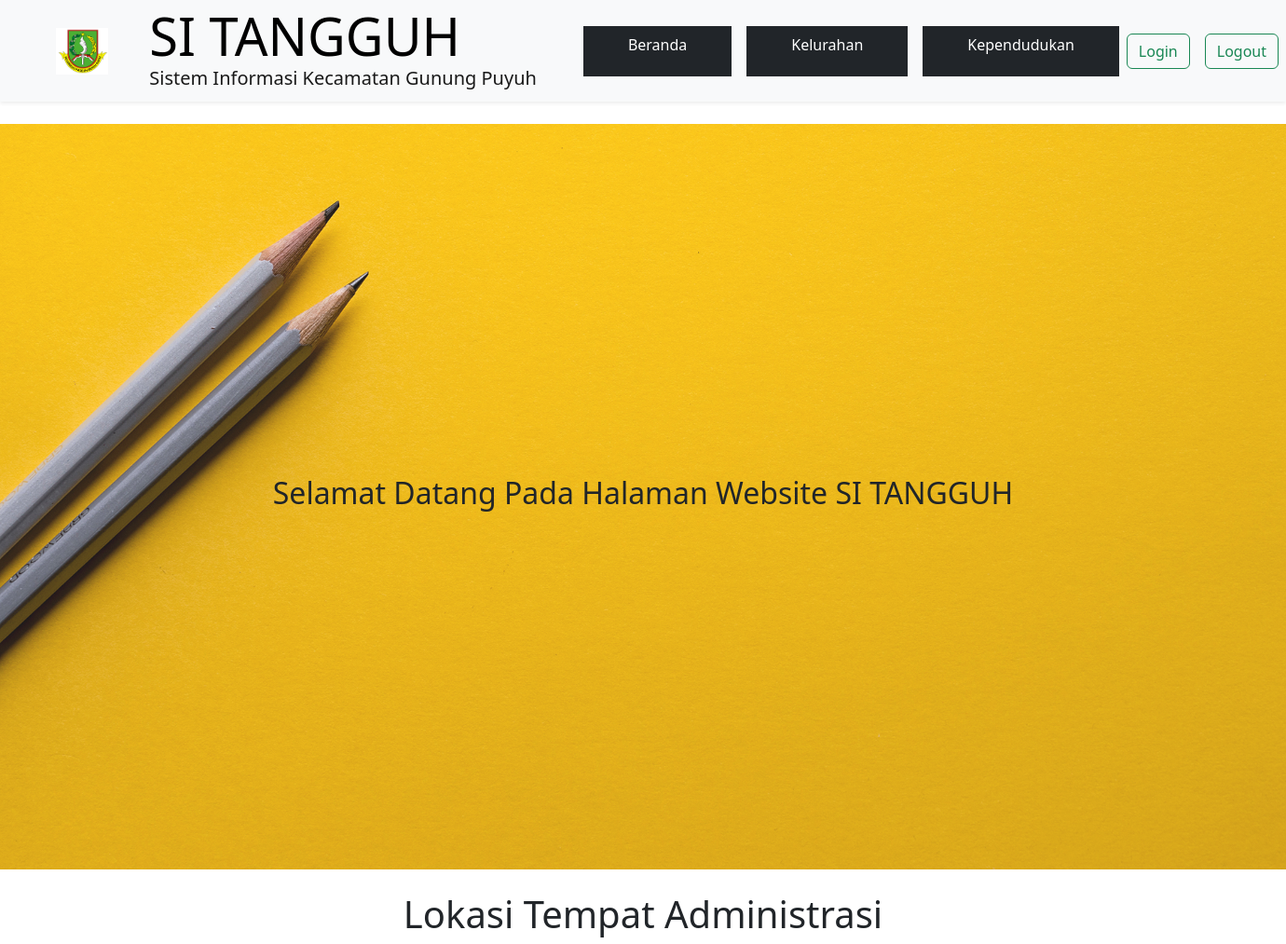
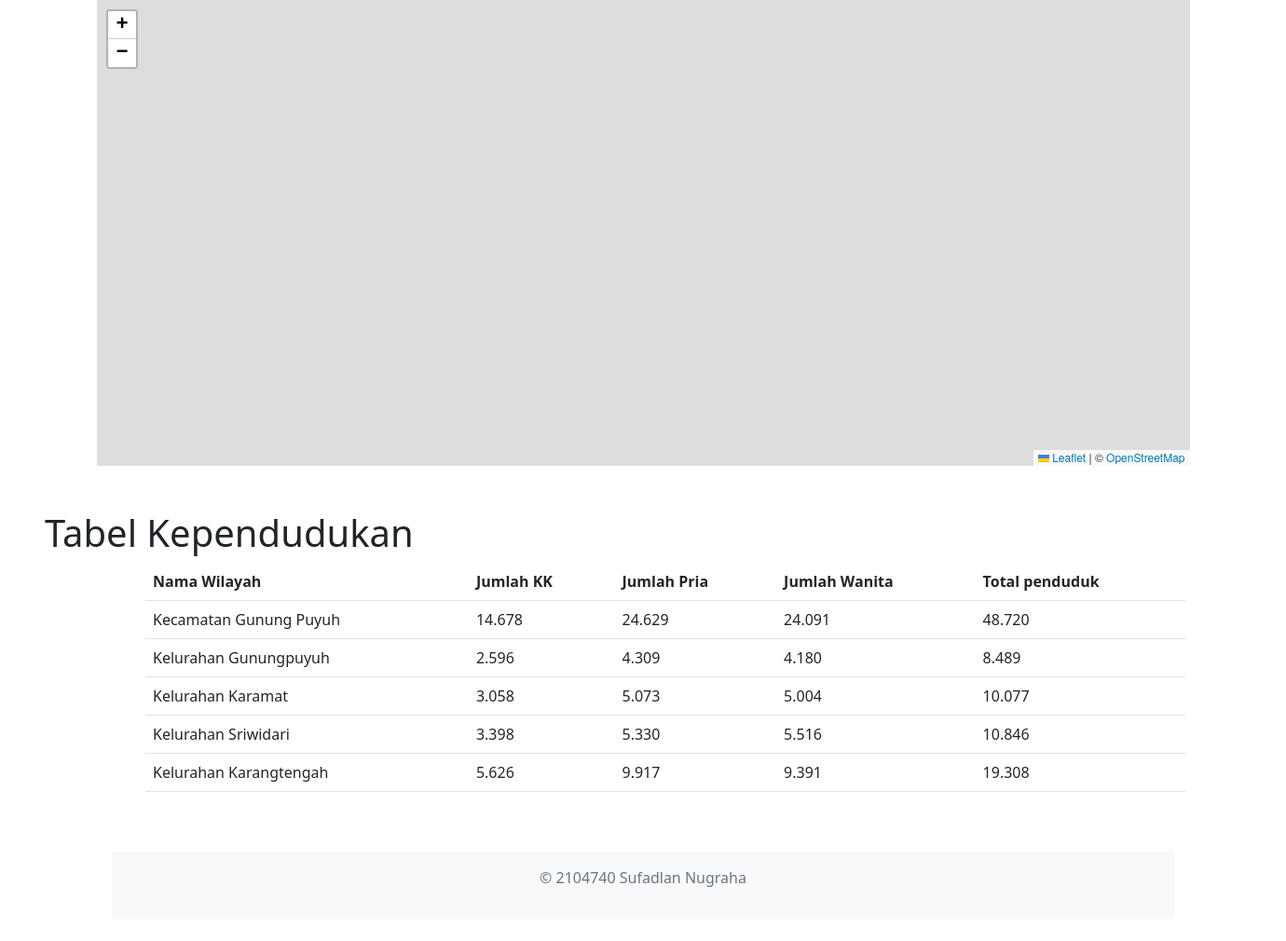
The app's page /index/ with its own data (2 pictures, top to bottom).
### app_uas/models.py (models this page shows, shortened)
class db_penduduk(models.Model):
    lokasi_id = models.ForeignKey(lokasi, on_delete=models.CASCADE, null=True)
    kk = models.CharField(max_length=50)
    jumlah_lk = models.CharField(max_length=50)
    jumlah_pr = models.CharField(max_length=50)
    total = models.CharField(max_length=50)

class lokasi(models.Model):
    nama_tempat = models.CharField(max_length=100)
    garis_lintang = models.CharField(max_length=150)
    garisbujur = models.CharField(max_length=100,default='' )
    alamat = models.CharField(max_length=250)
    def __str__(self):
        return self.nama_tempat

### app_uas/views.py (the view)
# urls.py: path('index/', beranda),
def beranda(request):
    data_peta = lokasi.objects.all()
    penduduk = db_penduduk.objects.all()
    data_peta_json = serializers.serialize('json', data_peta)
    konteks = {
        'Title' : "Beranda",
        'datapetas' : data_peta,
        'dataJson' : data_peta_json,
        'penduduk' : penduduk,
        'judul' : "Tabel Kependudukan",
        'nama' : "Lokasi Tempat Administrasi",
    }
    print(request.user)
    return render(request, 'beranda.html', konteks)

### app_uas/templates/beranda.html (shortened to what this page needs)
{% extends 'base.html' %}
{% load static %}
{% block content %}
<br>
<section id="hero" class="hero d-flex flex-column justify-content-center align-items-center" data-aos="fade" data-aos-delay="1500">
    <div class="masthead d-flex align-items-center">
              <div class="container px-4 px-lg-5 text-center">
              <h2>Selamat Datang Pada Halaman Website <span>SI TANGGUH</span></h2>
              </div>
            </div>
    </section>
<br>
<center> <h1>{{nama}}</h1></center>
<div class="col-md-12 mx-auto" id="map"></div> <br> <br>
<h1 class="ms-5">{{judul}}</h1>
<div class="container">
    <table class="table mx-4">
        <thead>
            <tr>
                <th scope="col">Nama Wilayah</th>
                <th scope="col">Jumlah KK</th>
                <th scope="col">Jumlah Pria</th>
                <th scope="col">Jumlah Wanita</th>
                <th scope="col">Total penduduk</th>
            </tr>
        </thead>
        <tbody>
                {% for db_penduduk in penduduk %}
            <tr>
                <td>{{db_penduduk.lokasi_id}}</td>
                <td>{{db_penduduk.kk}}</td>
                <td>{{db_penduduk.jumlah_lk}}</td>
                <td>{{db_penduduk.jumlah_pr}}</td>
                <td>{{db_penduduk.total}}</td>
            </tr>
        {% endfor %}
        </tbody>
    </table>
</div>
{% endblock %}

### templates/base.html (shortened to what this page needs)
{% load static %}
<!doctype html>
<html lang="en">
  <head>
    <link href="https://cdn.jsdelivr.net/npm/bootstrap@5.2.2/dist/css/bootstrap.min.css" rel="stylesheet">
    <link rel="stylesheet" href="https://unpkg.com/leaflet@1.9.3/dist/leaflet.css"/>
  </head>
  <body>
<div class="container-fluid sticky-top bg-light bg-light-radial shadow-sm px-5 pe-lg-0">
  <nav class="navbar navbar-expand-lg bg-light bg-light-radial navbar-light py-3 py-lg-0">
      <nav class="navbar bg-light">
          <div class="container">
            <a class="navbar-brand" href="/index/">
              <img src="/static/icon1.png" class="me-2" height="50" alt="Logo" loading="lazy"/>
            </a>
          </div>
        </nav>
      <a href="/index/" class="navbar-brand">
          <h1 class="m-0 display-4 text-uppercase text-black"><strong>SI TANGGUH</strong></h1>
          <h5 class="mx-2" >Sistem Informasi Kecamatan Gunung Puyuh</h5>
      </a>
      <div class="collapse navbar-collapse" id="navbarCollapse">
          <div class="navbar-nav ms-auto py-0">
              <a href="/index" class="nav-item nav-link bg-dark text-white px-5 ms-3 d-none d-lg-block"> Beranda </a>
              <a href="/kelurahan" class="nav-item nav-link bg-dark text-white px-5 ms-3 d-none d-lg-block"> Kelurahan </a>
              <a href="/kependudukan" class="nav-item nav-link bg-dark text-white px-5 ms-3 d-none d-lg-block"> Kependudukan </a>
              <a class="nav-link tm-nav-link" href="/login/"><button class="btn btn-outline-success" type="submit">Login</button></a>
              <a class="nav-link tm-nav-link" href="/logout/"><button class="btn btn-outline-success" type="submit">Logout</button></a>
          </div>
      </div>
  </nav>
</div>
    {% block content %}
    {% endblock %}
    <br>
    <div class="container bg-light">
      <footer class="py-3 my-4">
        <p class="text-center text-muted">© 2104740 Sufadlan Nugraha</p>
      </footer>
    </div>
  </body>
</html>

### templates/base.html (style rules this page uses)
#map { height: 500px; width: 85% }
.masthead { min-height: 30rem; position: relative; display: table; width: 100%; height: auto; padding-top: 8rem; padding-bottom: 8rem; background: linear-gradient(90deg, rgba(255, 255, 255, 0.1) 0%, rgba(255, 255, 255, 0.1) 100%), url("/static/bg.jpg"); background-position: center center; background-repeat: no-repeat; background-size: cover; }
@media (min-width: 992px) { .masthead { height: 100vh; } }

### records on screen
db_penduduk: lokasi_id "Kecamatan Gunung Puyuh", kk "14.678", jumlah_lk "24.629", jumlah_pr "24.091", total "48.720"
db_penduduk: lokasi_id "Kelurahan Gunungpuyuh", kk "2.596", jumlah_lk "4.309", jumlah_pr "4.180", total "8.489"
db_penduduk: lokasi_id "Kelurahan Karamat", kk "3.058", jumlah_lk "5.073", jumlah_pr "5.004", total "10.077"
db_penduduk: lokasi_id "Kelurahan Sriwidari", kk "3.398", jumlah_lk "5.330", jumlah_pr "5.516", total "10.846"
db_penduduk: lokasi_id "Kelurahan Karangtengah", kk "5.626", jumlah_lk "9.917", jumlah_pr "9.391", total "19.308"

### other values on screen
{{ nama }} "Lokasi Tempat Administrasi"
{{ judul }} "Tabel Kependudukan"
